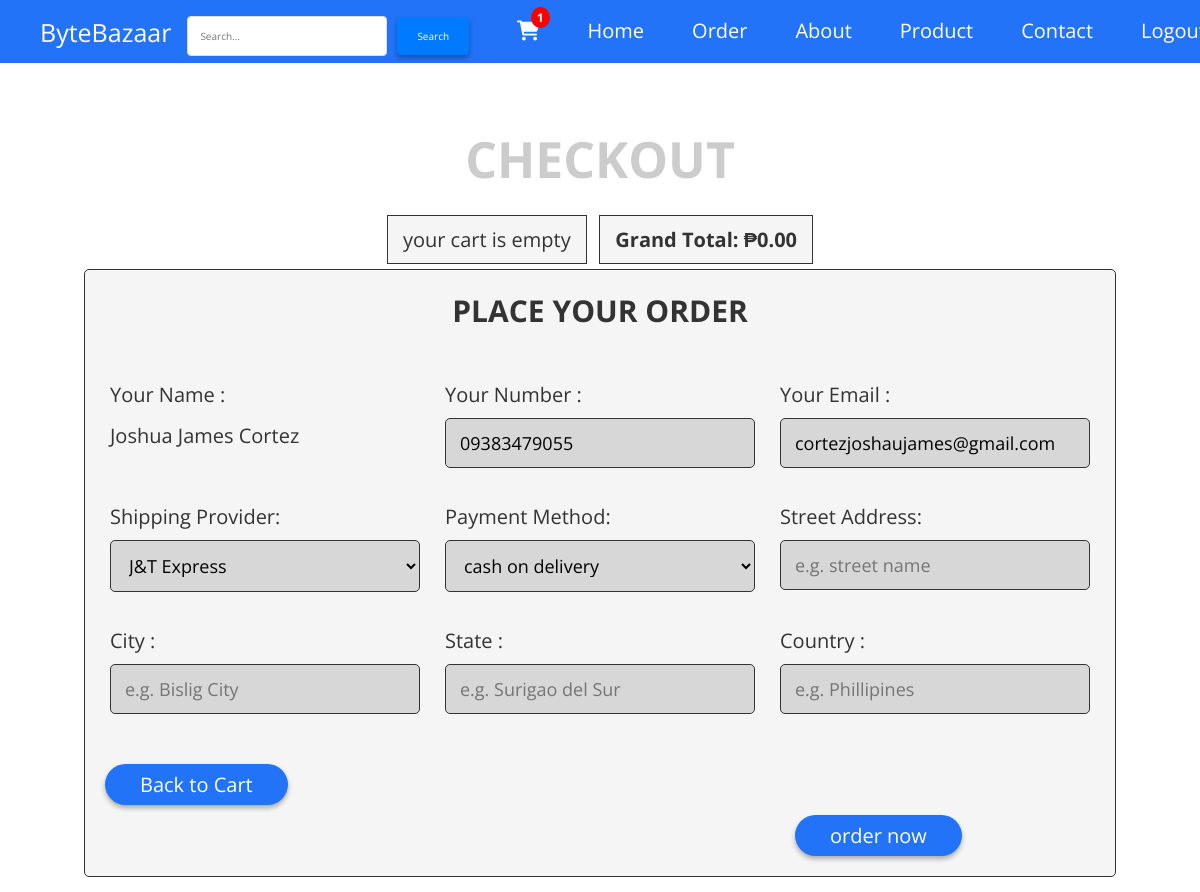
The app's page /checkout.php (signed in) with its own data.
### tables this page shows
CREATE TABLE `users` (
  `id` int(11) NOT NULL,
  `first_name` varchar(255) NOT NULL,
  `middle_name` varchar(255) NOT NULL,
  `last_name` varchar(255) NOT NULL,
  `suffix` varchar(255) NOT NULL,
  `email` varchar(255) NOT NULL,
  `number` varchar(11) NOT NULL,
  `username` varchar(45) NOT NULL,
  `password` varchar(45) NOT NULL,
  `birth_date` varchar(255) NOT NULL,
  `gender` varchar(45) NOT NULL,
  `role` varchar(10) NOT NULL DEFAULT 'user',
  `created_at` timestamp NOT NULL DEFAULT current_timestamp()
);

### checkout.php (the view, shortened to what this page needs)
<?php
include "conn.php";
$userName = $_SESSION['userSession'];
$cart_items = [];
$cart_count = 0;
$cart_count_query = mysqli_query($conn, "SELECT COUNT(*) as total_items FROM `cart` WHERE userSession = '$userName'") or die('query failed');
if ($cart_count_row = mysqli_fetch_assoc($cart_count_query)) {
    $cart_count = $cart_count_row['total_items'];
}
?>
<!DOCTYPE html>
<html lang="en">
<head>
   <link rel="stylesheet" href="https://pro.fontawesome.com/releases/v5.10.0/css/all.css" />
   <link rel="stylesheet" href="https://cdnjs.cloudflare.com/ajax/libs/font-awesome/4.7.0/css/font-awesome.min.css">
   <link rel="stylesheet" href="https://cdnjs.cloudflare.com/ajax/libs/font-awesome/6.0.0/css/all.min.css" />
   <link rel="stylesheet" href="css/checkout.css">
</head>
<body class="anybody">
<header>
   <a href="homepage.php" class="logo">ByteBazaar</a>
   <nav class="navbar">
      <ul class="nav-links">
            <div class="menu">
         <li>
            <form action="search.php" method="get" class="search-form">
               <input type="text" name="query" placeholder="Search..." required>
               <button type="submit" class="btn">Search</button>
            </form>
         </li>
         <li>
         <a href="cart.php">
         <i class="fas fa-shopping-cart" aria-hidden="true"></i>
         <?php if($cart_count > 0): ?>
            <span class="cart-count"><?php echo $cart_count; ?></span>
         <?php endif; ?>
         </a>
         </li>
         <li><a href="homepage.php#home">Home</a></li>
         <li>
                <a href="order_status.php">
    Order
</a>
</li>
         <li><a href="homepage.php#about">About</a></li>
         <li><a href="homepage.php#product">Product</a></li>
         <li><a href="homepage.php#contact">Contact</a></li>
         <li><a href="logoutuser.php">Logout</a></li>
         </div>
      </ul>
   </nav>
</header>
<section class="display-order">
   <div class="heading">
      <h3>checkout</h3>
   </div>
   <?php
      $grand_total = 0;
      if(count($cart_items) > 0){
         foreach($cart_items as $item){
            $total_price = ($item['price'] * $item['quantity']);
            $grand_total += $total_price;
   ?>
      <div class="product-item">
         <p><?php echo $item['product_name']; ?> (Quantity: <?php echo $item['quantity']; ?>)</p>
         <img src="images/<?php echo $item['image']; ?>" alt="<?php echo $item['product_name']; ?>" class="product-image">
         <p>Subtotal: ₱<?php echo number_format($total_price, 2); ?></p>
      </div>
   <?php
         }
      } else {
         echo '<p class="empty">your cart is empty</p>';
      }
   ?>
   <p><strong>Grand Total: ₱<?php echo number_format($grand_total, 2); ?></strong></p>
</section>
<section class="checkout">
      <form action="" method="POST">
         <h3>place your order</h3>
         <div class="flex">
            <div class="inputBox">
            <?php
      $select_users = mysqli_query($conn, "SELECT * FROM `users` WHERE username = '$userName'") or die('query failed');
      if(mysqli_num_rows($select_users) > 0){
         while($fetch_users = mysqli_fetch_assoc($select_users)){
            $email = $fetch_users['email'];
            $number = $fetch_users['number'];
      ?>
               <span>Your Name :</span>
               <p><br><span><?php echo $fetch_users['first_name']; ?> <?php echo $fetch_users['middle_name']; ?> <?php echo $fetch_users['last_name']; ?> <?php echo $fetch_users['suffix']; ?></span></p>
               <?php
         }
      }else{
      }
      ?>
               </div>
            <div class="inputBox">
               <span>Your Number :</span>
               <input type="number" name="number" value="<?php echo $number; ?>" required placeholder="Enter your number">
            </div>
            <div class="inputBox">
               <span>Your Email :</span>
               <input type="email" name="email" value="<?php echo $email; ?>" required placeholder="Enter your email">
            </div>
            <div class="inputBox">
            <span>Shipping Provider:</span>
            <select name="shipping" aria-readonly="true">
               <option value="J&T Express" selected>J&T Express</option>
            </select>
         </div>
            <div class="inputBox">
               <span>Payment Method:</span>
               <select name="method">
                  <option value="cash on delivery">cash on delivery</option>
               </select>
            </div>
            <div class="inputBox">
               <span>Street Address:</span>
               <input type="text" name="street" required placeholder="e.g. street name">
            </div>
            <div class="inputBox">
               <span>City :</span>
               <input type="text" name="city" required placeholder="e.g. Bislig City">
            </div>
            <div class="inputBox">
               <span>State :</span>
               <input type="text" name="state" required placeholder="e.g. Surigao del Sur">
            </div>
            <div class="inputBox">
               <span>Country :</span>
               <input type="text" name="country" required placeholder="e.g. Phillipines">
            </div>
         </div>
         <button type="button" class="btn" onclick="history.back();">Back to Cart</button>
         <input type="submit" value="order now" class="btn1" name="order_btn">
      </form>
   </section>
</body>
</html>

### css/checkout.css (style rules this page uses)
:root { --blue:#2273F8; --red:#c0392b; --orange:#f39c12; --black:#333; --white:#d7d7d7; --light-color:#666; --light-white:#ccc; --light-bg:#f5f5f5; --border:.1rem solid var(--black); --box-shadow:0 .5rem 1rem rgba(0,0,0,.1); }
* { font-family: 'Open Sans', sans-serif; margin:0; padding:0; box-sizing: border-box; outline: none; text-decoration: none; transition: all .2s linear; }
html { font-size: 62.5%; overflow-x: hidden; }
body { overflow-x: hidden; }
.empty { padding:1.5rem; text-align: center; border:var(--border); background-color: var(--white); color:var(--red); font-size: 2rem; }
.btn { font-size: 2rem; padding:.7rem 3.5rem; border-radius: 5rem; color:#fff; background:var(--blue); margin-top: 1rem; box-shadow: 0 .3rem .5rem rgba(0,0,0,.3); cursor: pointer; border:none; overflow: hidden; position: relative; z-index: 0; }
.btn1 { margin-left: 69rem; font-size: 2rem; padding:.7rem 3.5rem; border-radius: 5rem; color:#fff; background:var(--blue); margin-top: 1rem; box-shadow: 0 .3rem .5rem rgba(0,0,0,.3); cursor: pointer; border:none; overflow: hidden; position: relative; z-index: 0; }
.btn::before { content: ''; position: absolute; top:0; right: 0; height:100%; width:0%; background:#333; z-index: -1; transition: .2s linear; }
.heading { text-align: center; padding:.5rem 2rem; font-size: 2rem; background:rgba(255, 255, 255, 0.1); color:var(--blue); margin:1rem 0; }
header { width:100%; display: flex; align-items: center; justify-content: space-between; position: fixed; top:0; left: 0; z-index: 1000; background:var(--blue); }
header .logo { font-size: 2.5rem; color:#fff; padding-left: 4rem; }
.search-form { display: flex; align-items: baseline; }
.search-form input[type="text"] { padding: 12px; border: 1px solid #ddd; border-radius: 4px; font-size: 10px; width: 200px; margin-right: 10px; }
.search-form button { padding: 12px 20px; border: none; background-color: #007bff; color: white; border-radius: 4px; cursor: pointer; font-size: 10px; }
.navbar { display: flex; align-items: center; justify-content: space-between; padding: 2px; background-color: #2273F8; color: #fff; }
.nav-links a { font-size: 2rem; margin-top: 1rem; margin-left: 2rem; color: #fff; display: inline-block; position: relative; list-style-type: none; }
.nav-links a:after { content: ''; position: absolute; width: 100%; transform: scaleX(0); height: 2px; bottom: 0; left: 0; background-color: #ffffff; transform-origin: bottom right; transition: transform 0.25s ease-out; }
.cart-count { position: absolute; top: -10px; right: -10px; background-color: red; color: white; font-size: 12px; padding: 2px 6px; border-radius: 50%; font-weight: bold; }
.logo { font-size: 32px; }
.menu { display: flex; gap: 0rem; font-size: 18px; }
.menu li { padding: 5px 14px; list-style-type: none; }
.anybody { min-height: 100vh; display: flex; align-items: center; justify-content: center; flex-wrap: wrap; background:url(../images/homg-img.png) no-repeat; background-size: 140% 85%; background-position: top; padding:1.5rem 7%; padding-top: 4rem;; }
.display-order { position: relative; padding-top: 70px; max-width: 1200px; margin: 0 auto; text-align: center; padding-bottom: 0; }
.display-order p { background-color: var(--light-bg); color:var(--black); font-size: 2rem; padding:1rem 1.5rem; border:var(--border); display: inline-block; margin:.5rem; }
.checkout form { max-width: 1200px; padding:2rem; margin:0 auto; border:var(--border); background-color: var(--light-bg); border-radius: .5rem; }
.checkout form h3 { text-align: center; margin-bottom: 2rem; color:var(--black); text-transform: uppercase; font-size: 3rem; }
.checkout form .flex { width: 100%; padding: 30px 5px; display: grid; grid-template-columns: repeat(3, 1fr); grid-gap: 2.5rem; }
.checkout form .flex .inputBox { flex:1 1 40rem; }
.checkout form .flex span { font-size: 2rem; color:var(--black); }
.checkout form .flex select, .checkout form .flex input { border:var(--border); width: 100%; border-radius: .5rem; width: 100%; background-color: var(--white); padding:1.2rem 1.4rem; font-size: 1.8rem; margin:1rem 0; }
.heading { min-height: 10vh; display: center; flex-flow: column; align-items: center; justify-content: center; gap:1rem; background: url(../images/heading-bg.webp) no-repeat; background-size: cover; background-position: center; text-align: center; }
.heading h3 { font-size: 5rem; color:var(--light-white); text-transform: uppercase; }

### records on screen
users: first_name "Joshua James", last_name "Cortez", number "09383479055", email "cortezjoshaujames@gmail.com"

### other values on screen
$cart_count "1"
$grand_total "0.00"
